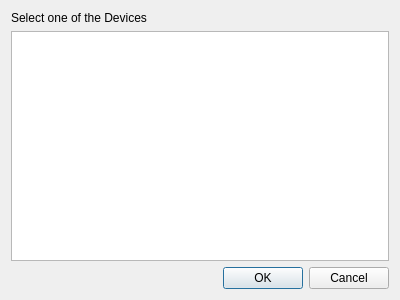
<?xml version="1.0" encoding="UTF-8"?>
<ui version="4.0">
 <class>SettingsDialog</class>
 <widget class="QDialog" name="SettingsDialog">
  <property name="geometry">
   <rect>
    <x>0</x>
    <y>0</y>
    <width>400</width>
    <height>300</height>
   </rect>
  </property>
  <property name="windowTitle">
   <string>Dialog</string>
  </property>
  <layout class="QVBoxLayout" name="verticalLayout">
   <item>
    <widget class="QLabel" name="label">
     <property name="text">
      <string>Select one of the Devices</string>
     </property>
    </widget>
   </item>
   <item>
    <widget class="QListWidget" name="listWidget"/>
   </item>
   <item>
    <widget class="QDialogButtonBox" name="buttonBox">
     <property name="orientation">
      <enum>Qt::Horizontal</enum>
     </property>
     <property name="standardButtons">
      <set>QDialogButtonBox::Cancel|QDialogButtonBox::Ok</set>
     </property>
    </widget>
   </item>
  </layout>
 </widget>
 <resources/>
 <connections>
  <connection>
   <sender>buttonBox</sender>
   <signal>accepted()</signal>
   <receiver>SettingsDialog</receiver>
   <slot>accept()</slot>
   <hints>
    <hint type="sourcelabel">
     <x>248</x>
     <y>254</y>
    </hint>
    <hint type="destinationlabel">
     <x>157</x>
     <y>274</y>
    </hint>
   </hints>
  </connection>
  <connection>
   <sender>buttonBox</sender>
   <signal>rejected()</signal>
   <receiver>SettingsDialog</receiver>
   <slot>reject()</slot>
   <hints>
    <hint type="sourcelabel">
     <x>316</x>
     <y>260</y>
    </hint>
    <hint type="destinationlabel">
     <x>286</x>
     <y>274</y>
    </hint>
   </hints>
  </connection>
 </connections>
</ui>
